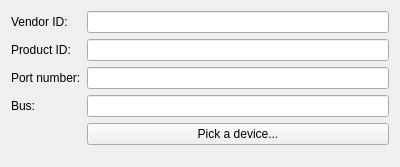
<?xml version="1.0" encoding="UTF-8"?>
<ui version="4.0">
 <class>Form</class>
 <widget class="QWidget" name="Form">
  <property name="geometry">
   <rect>
    <x>0</x>
    <y>0</y>
    <width>400</width>
    <height>167</height>
   </rect>
  </property>
  <property name="sizePolicy">
   <sizepolicy hsizetype="Minimum" vsizetype="Fixed">
    <horstretch>0</horstretch>
    <verstretch>0</verstretch>
   </sizepolicy>
  </property>
  <property name="windowTitle">
   <string>Form</string>
  </property>
  <layout class="QFormLayout" name="formLayout_2">
   <item row="0" column="1">
    <widget class="QLineEdit" name="idVendor"/>
   </item>
   <item row="0" column="0">
    <widget class="QLabel" name="label">
     <property name="text">
      <string>Vendor ID:</string>
     </property>
    </widget>
   </item>
   <item row="1" column="1">
    <widget class="QLineEdit" name="idProduct"/>
   </item>
   <item row="2" column="1">
    <widget class="QLineEdit" name="portNumber"/>
   </item>
   <item row="3" column="1">
    <widget class="QLineEdit" name="bus"/>
   </item>
   <item row="1" column="0">
    <widget class="QLabel" name="label_2">
     <property name="text">
      <string>Product ID:</string>
     </property>
    </widget>
   </item>
   <item row="2" column="0">
    <widget class="QLabel" name="label_3">
     <property name="text">
      <string>Port number:</string>
     </property>
    </widget>
   </item>
   <item row="3" column="0">
    <widget class="QLabel" name="label_4">
     <property name="text">
      <string>Bus:</string>
     </property>
    </widget>
   </item>
   <item row="4" column="1">
    <widget class="QPushButton" name="pickDeviceButton">
     <property name="enabled">
      <bool>true</bool>
     </property>
     <property name="text">
      <string>Pick a device...</string>
     </property>
     <property name="checkable">
      <bool>false</bool>
     </property>
    </widget>
   </item>
  </layout>
 </widget>
 <resources/>
 <connections/>
</ui>
